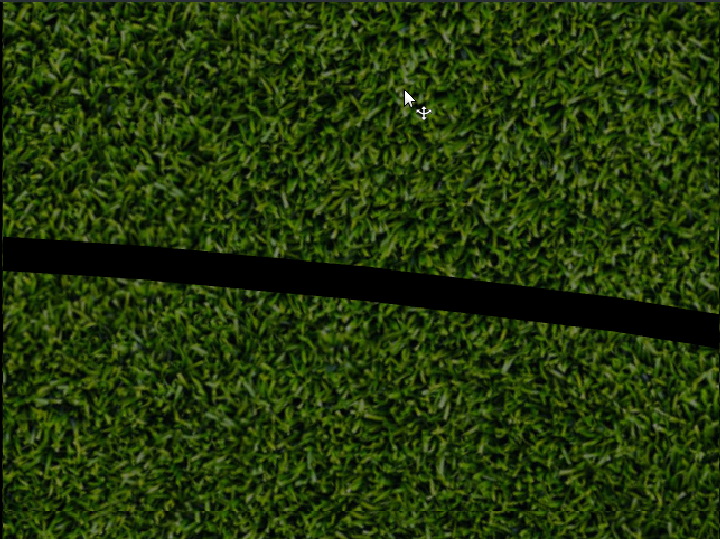
#> input picture images/line_img.png, 720 x 539 px, found by its file name
$ python contour_finder_test.py   (Python 2 division)
#> lines starting #> are read from the running program, lines starting #| are printed output that depends on the picture; after the words box and inside, x2 and y2 are one past the last pixel; in counts of white or black regions, pixels touching at a corner belong together
#!/usr/bin/env python
#coding=utf8

import cv2 as cv
import os
import numpy as np

width_of_line = 0.2

def recalculation_cords(AllBinary):
    LIST = []
    for i in range(AllBinary.shape[1]):
        g = 0
        for j in range(AllBinary.shape[0]):
            # print "Столбец -> ", i, "Строка -> ", j
            # print AllBinary[j][i]
            if AllBinary[j][i] > 0:
                g += 1

        # print int(g // 0.2)
        LIST.append(int(g // width_of_line))
    return LIST


def main():
    while True:
        cv_img = cv.imread("/home/leekay/catkin_ws/src/opencv_drone/images/line_img.png")
#> cv_img is the input picture: shape (539, 720, 3); mean B, G, R 9.6, 55.1, 35.1
        # извлекаем КРАСНЫЙ канал из кадра видеопотока
        r_channel = cv_img[:, :, 2]
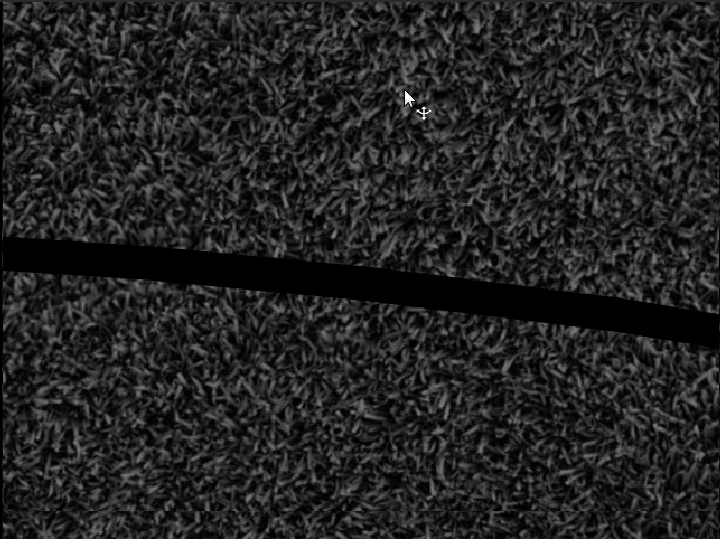
#> r_channel: shape (539, 720); min 0, max 255, mean 35.1
        # создаем массив размером как r_channel
        binary_r = np.zeros_like(r_channel)
        # заносим соответствующие пиксели из r_channel, которые меньше 2 в массив binary_r со знаением 1
        binary_r[(r_channel < 2)] = 1

        hls_img = cv.cvtColor(cv_img, cv.COLOR_BGR2HLS)
#> hls_img: shape (539, 720, 3); mean of channels 0, 1, 2 43.2, 32.3, 175.9

        s_channel = hls_img[:, :, 2]
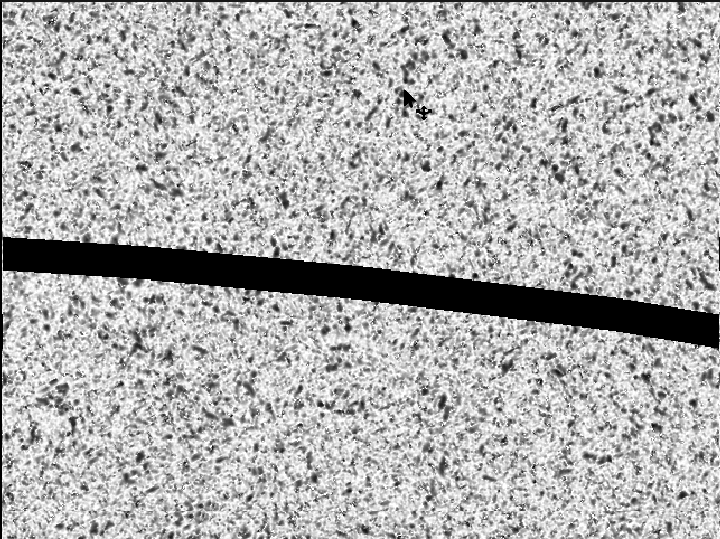
#> s_channel: shape (539, 720); min 0, max 255, mean 175.9
        binary_s = np.zeros_like(s_channel)
        binary_s[(s_channel < 2)] = 1

        # объединяем два бинаризованного изображения в одно
        AllBinary = np.zeros_like(binary_r)
        AllBinary[((binary_r == 1) | (binary_s == 1))] = 255

        # Уменьшаем контуры белых объектов - делаем 5 итераций
        AllBinary = cv.erode(AllBinary, None, iterations=5)

        # Увеличиваем контуры белых объектов (Делаем противоположность функции erode) - делаем 5 итераций
        AllBinary = cv.dilate(AllBinary, None, iterations=5)


        cv.imshow("test", AllBinary)
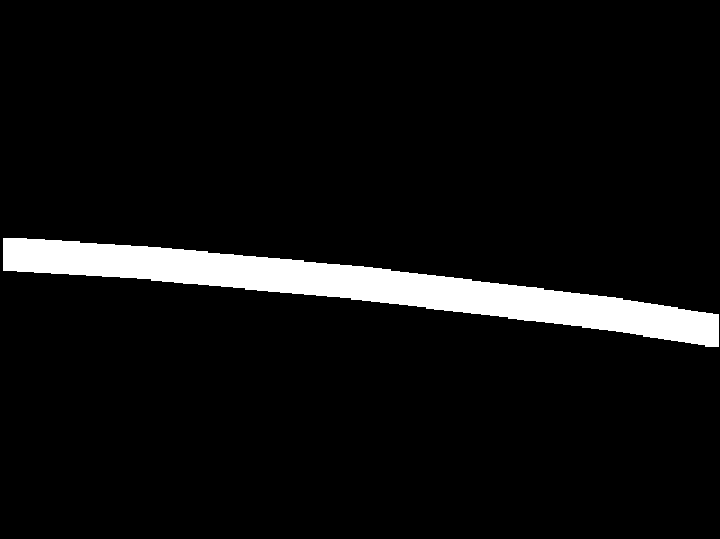
#> window 'test': shape (539, 720); 6.2% white; 1 white region, box (x1, y1, x2, y2) and area: (3, 238, 719, 347) 23980

        # находим контуры
        contours, hierarchy = cv.findContours(AllBinary, cv.RETR_TREE, cv.CHAIN_APPROX_NONE)
        # сортируем контуры
        contours = sorted(contours, key=cv.contourArea, reverse=True)
        print len(contours)
        # вычленяем массив контуров из переменной contours и переинициализируем переменную contours
        cv.drawContours(cv_img, contours, -1, (0, 180, 255), 1)
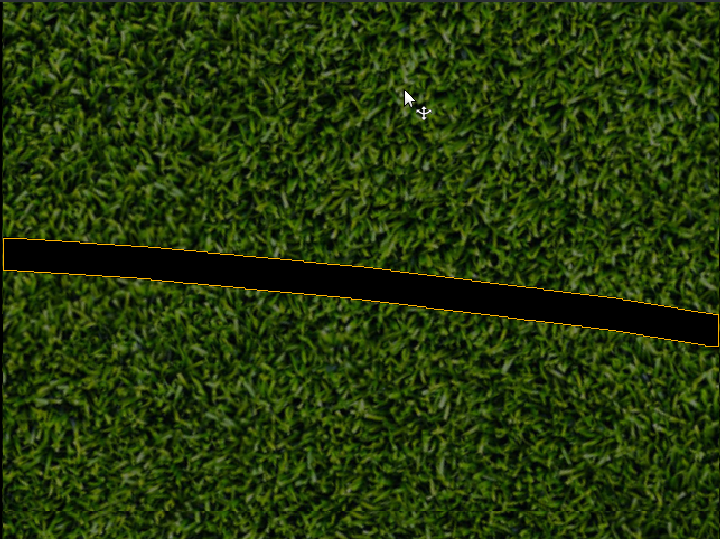
#> cv_img: shape (539, 720, 3); 0.39% of pixels changed, all inside (x1, y1, x2, y2) = (3, 238, 719, 347)

        cv.imshow("test", cv_img)


        if cv.waitKey(1) == 27:  # проверяем была ли нажата кнопка esc
#> (key Esc is pressed here)
            break

if __name__ == "__main__":
    print "__BEGIN__"
    main()
